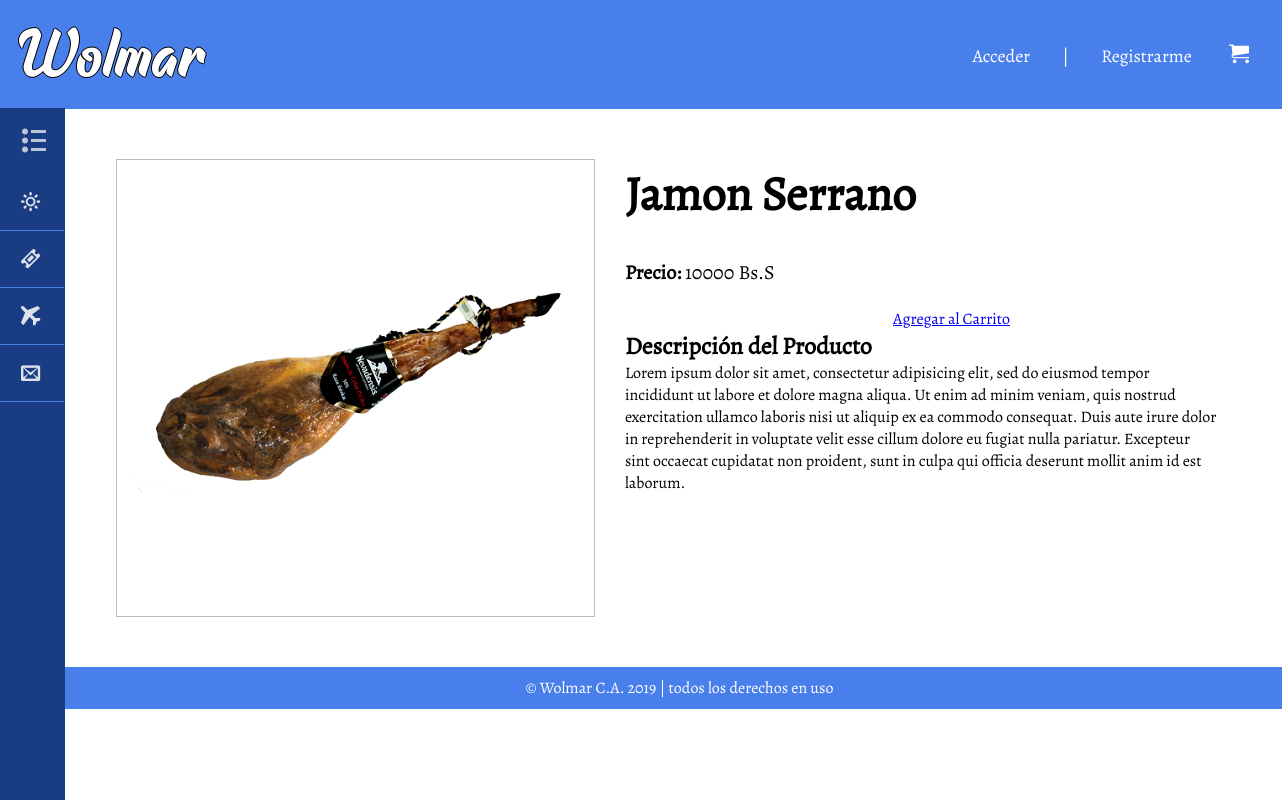
Page /detalles.php?id_producto=10 on the committed database.
### tables this page shows
CREATE TABLE `producto` (
  `id_producto` int(20) NOT NULL,
  `nombre` varchar(50) NOT NULL,
  `tipo` varchar(20) NOT NULL,
  `imagen` varchar(100) NOT NULL,
  `precio` float NOT NULL,
  `cantidad` int(10) NOT NULL
);

### detalles.php (the view, shortened to what this page needs)
<?php
include 'connect.php';
$numero_id = $_GET['id_producto'];
?>
<!DOCTYPE html>
<html lang="es">
<head>
	<link rel="stylesheet" type="text/css" href="css/detalles.css">
	<link rel="stylesheet" type="text/css" href="css/fonts.css">
</head>
<body>
	<header>
		<h1 class="home"><a href="index.php">Wolmar</a></h1>
		<ul class="menuP">
            <?php if (isset($_SESSION['usuario'])): ?>
            <li><span class="icon-user"></span><?php echo $_SESSION['usuario']?></li>
            <li>|</li>
            <li><a href ="desconexion.php"><span class="icon-exit"></span>Cerrar Sesion<?php ?></a></li>
			<li>|</li>
            <li id="carrito"><a href="#" class="icon-cart"></a></li>
            <?php else: ?>
            <li><a href="login.html">Acceder</a></li>
			<li>|</li>
			<li><a href="Registro.html">Registrarme</a></li>
            <li id="carrito"><a href="#" class="icon-cart"></a></li>
            <?php endif; ?>
		</ul>
		<nav>
				<div class="menu-bar">
					<h2><span class="icon-list2"></span>MENÚ</h2>
				</div>
			<ul class="menu">
				<li class="supermercado">
					<a href="#"><span class="icon-sun"></span>Supermercado<span class="icon-circle-down"></span></a>
				</li>
				<li>
					<a href="#"><span class="icon-ticket"></span>Ofertas</a>
				</li>
				<li>
					<a href="#"><span class="icon-airplane"></span>Importado</a>
				</li>
				<li>
					<a href="contacto.php"><span class="icon-envelop"></span>Contáctanos</a>
				</li>
			</ul>
		</nav>
	</header>
	<section class="main">
	<div class="contenido">
	    <?php
	        $consulta = mysqli_query($conexion,"SELECT * from producto WHERE id_producto = '$numero_id'");
			$atributo = mysqli_fetch_array($consulta);
	   		$imagen = $atributo ['imagen'];
	   		$nombre = $atributo ['nombre'];
		    $precio = $atributo ['precio'];
		    		echo "<div class= 'producto'>
						<img src='$imagen'>
						</div><br>
						<h3>$nombre</h3><br>
						<p class='precio'><strong>Precio: </strong>$precio Bs.S</p><br>";
		?>
		<div id="btn-agg-carrito">
			<a href="agregar_carrito.php?id_producto=<?php echo "$numero_id"?>" class="Agregar">Agregar al Carrito</a>
		</div>
		<h4>Descripción del Producto</h4>
		<p>Lorem ipsum dolor sit amet, consectetur adipisicing elit, sed do eiusmod
		tempor incididunt ut labore et dolore magna aliqua. Ut enim ad minim veniam,
		quis nostrud exercitation ullamco laboris nisi ut aliquip ex ea commodo
		consequat. Duis aute irure dolor in reprehenderit in voluptate velit esse
		cillum dolore eu fugiat nulla pariatur. Excepteur sint occaecat cupidatat non
		proident, sunt in culpa qui officia deserunt mollit anim id est laborum.</p>
	</div>
	</section>
	<footer>
		<p>© Wolmar C.A. 2019 | todos los derechos en uso</p>
	</footer>
</body>
</html>

### css/detalles.css (style rules this page uses)
* { margin: 0; padding: 0; }
body { font-family: 'Alegreya'; overflow-x: hidden; }
header { position: fixed; top: 0; width: 100%; background: #497FEB; color: #fff; }
header h1 { font-family: 'Raphtalia'; font-weight: lighter; font-size: 70px; display: inline-block; text-align: left; margin: 10px; text-shadow: 1px 0 0 #000, -1px 0 0 #000, 0 1px 0 #000, 0 -1px 0 #000; }
header .menuP { display: inline-block; margin-top: 22px; float: right; }
header .menuP li { display: inline-block; margin: 20px 10px; font-size: 18px; }
header .menuP a, h1 a { padding: 9px; color: #fff; text-decoration: none; }
header span { margin-right: 28px; margin-left: 6px; }
header li#carrito { margin-right: 24px; margin-left: 6px; font-size: 20px; }
.menu-bar { cursor: pointer; padding: 16px; color: #fff; opacity: .7; }
header nav { font-family: 'BreeSerif'; position: fixed; width: 64px; height: 100%; background:#193C83; outline: 1px solid #193C83; transition: all .3s; overflow-x: hidden; overflow-y: auto; }
header ul { list-style: none; }
header nav > ul { padding-bottom: 120px; }
header nav li { border-bottom: 1px solid #497FEB; transition: all .3s; }
header nav a { padding: 15px; display: block; color: #fff; opacity: .85; font-size: 1.2em; text-decoration: none; position: relative; }
div.contenido { width: 93%; text-align: center; overflow: hidden; margin-top: 109px; margin-left: 66px; padding: 30px 20px; }
div.contenido h3 { text-align: left; font-size: 48px; font-weight: bold; margin-bottom: 10px; padding: 0 40px; }
div.producto { display: inline-block; float: left; text-align: center; margin: 20px 30px; font-size: 18px; width: 40%; height: 35%; border: 1px solid #bbb; }
div.producto img { height: 100%; }
div.contenido p.precio { text-align: left; font-size: 20px; }
div.contenido h4 { text-align: left; font-size: 24px; }
div.contenido p { text-align: left; margin-right: 60px; }
footer { background: #497FEB; color:#fff; z-index: 0; width: 106%; padding: 10px 0; text-align: center; }

### rows in the picture
producto: imagen (picture), nombre "Jamon Serrano", precio "10000"
